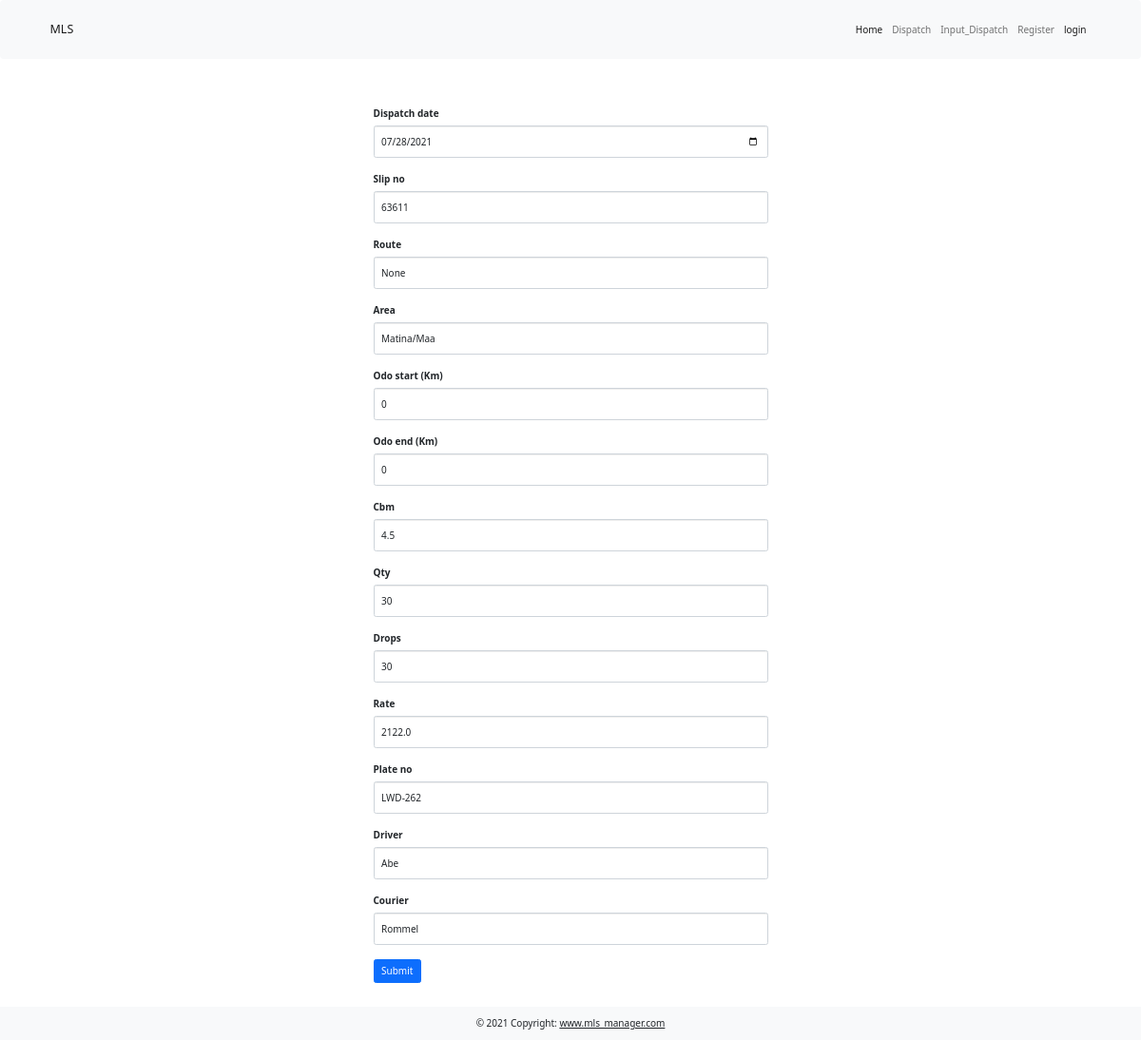
/edit_dispatch/3, run on an earlier commit of the app's database.
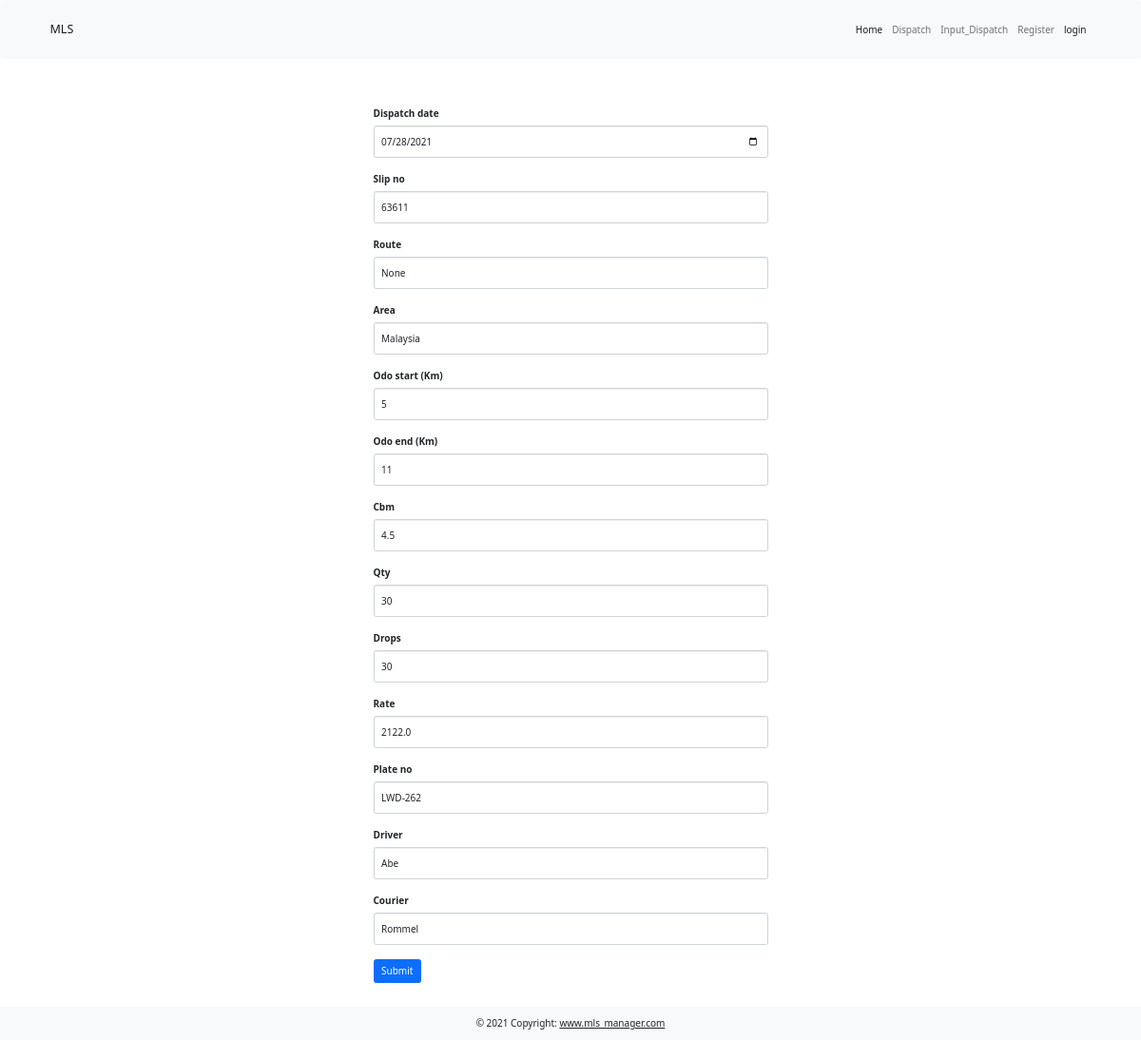
And on a later commit of the database.
### main.py (models this page shows)
class Dispatch(UserMixin, db.Model):
    __tablename__ = "dispatch"
    id = db.Column(db.Integer, primary_key=True)
    dispatch_date = db.Column(db.String(100), nullable=False)
    slip_no = db.Column(db.String(100), nullable=False)
    route = db.Column(db.String(100), nullable=False)
    area = db.Column(db.String(250))
    odo_start = db.Column(db.Integer)
    odo_end = db.Column(db.Integer)
    km = db.Column(db.Float(precision=2))
    cbm = db.Column(db.String(100), nullable=False)
    qty = db.Column(db.String(100), nullable=False)
    drops = db.Column(db.String(100), nullable=False)
    rate = db.Column(db.String(100), nullable=False)
    plate_no = db.Column(db.String(100), nullable=False)
    driver = db.Column(db.String(100), nullable=False)
    courier = db.Column(db.String(100), nullable=False)
    encoded_on = db.Column(db.String(100), nullable=False)
    encoded_by = db.Column(db.String(100))
    encoder_id = db.Column(db.Integer, db.ForeignKey("users.id"))
    encoder = relationship("User", back_populates="dispatch")
    invoice_no = db.Column(db.String(100))

### main.py (the view, shortened to what this page needs)
@app.route("/edit_dispatch/<int:dispatch_id>", methods=["Get", "Post"])
def edit_dispatch(dispatch_id):
    dispatch_to_edit = Dispatch.query.get(dispatch_id)
    edit_form = DispatchForm(
        dispatch_date=datetime.strptime(dispatch_to_edit.dispatch_date, "%Y-%m-%d"),
        slip_no=dispatch_to_edit.slip_no,
        route=dispatch_to_edit.route,
        area=dispatch_to_edit.area,
        odo_start=dispatch_to_edit.odo_start,
        odo_end=dispatch_to_edit.odo_end,
        cbm=dispatch_to_edit.cbm,
        qty=dispatch_to_edit.qty,
        drops=dispatch_to_edit.drops,
        rate=dispatch_to_edit.rate,
        plate_no=dispatch_to_edit.plate_no,
        driver=dispatch_to_edit.driver,
        courier=dispatch_to_edit.courier,
    )
    return render_template("input_dispatch.html", form=edit_form)

### forms.py
class DispatchForm(FlaskForm):
    dispatch_date = DateField("Dispatch date", validators=[DataRequired()])
    slip_no = StringField("Slip no", validators=[DataRequired()])
    route = StringField("Route")
    area = StringField("Area", validators=[DataRequired()])
    odo_start = IntegerField("Odo start (Km)")
    odo_end = IntegerField("Odo end (Km)")
    cbm = FloatField("Cbm", validators=[DataRequired()])
    qty = IntegerField("Qty", validators=[DataRequired()])
    drops = IntegerField("Drops", validators=[DataRequired()])
    rate = FloatField("Rate", validators=[DataRequired()])
    plate_no = StringField("Plate no", validators=[DataRequired()])
    driver = StringField("Driver", validators=[DataRequired()])
    courier = StringField("Courier", validators=[DataRequired()])
    submit = SubmitField("Submit")

### templates/input_dispatch.html (shortened to what this page needs)
{% extends 'bootstrap/base.html' %}
{% import "bootstrap/wtf.html" as wtf %}
{% block content%}
    {% include 'header.html' %}
    <div class="container mb-5">
        <div class="row justify-content-center">
            <div class="col col-lg-5 col-md-8 px-5 g-5 m-5">
                {{ wtf.quick_form(form, novalidate=True, button_map={"submit": "primary"}) }}
            </div>
        </div>
    </div>
 {% include 'footer.html' %}
{% endblock%}

### templates/header.html (shortened to what this page needs)
{% extends 'bootstrap/base.html' %}
{% block styles %}
    {{super()}}
    <link href="{{ url_for('static', filename='css/bootstrap.min.css') }}" rel="stylesheet" type="text/css">
{% endblock %}
{% block content %}
  <nav class="navbar navbar-expand-sm navbar-light bg-light">
  <div class="container-md d-flex align-items-center">
    <a class="navbar-brand d-flex align-items-center" href="#">MLS</a>
    <div class="collapse navbar-collapse" id="navbarTogglerDemo02">
      <ul class="navbar-nav ms-auto mb-2 mb-lg-0">
        <li class="nav-item">
          <a class="nav-link active" aria-current="page" href="{{ url_for('home') }}">Home</a>
        </li>
          <li class="nav-item">
            <a class="nav-link" href="{{ url_for('dispatch') }}">Dispatch</a>
          </li>
          <li class="nav-item">
            <a class="nav-link" href="{{ url_for('input_dispatch') }}">Input_Dispatch</a>
          </li>
        {% if current_user.is_authenticated %}
          <li class="nav-item">
            <a class="nav-link" href="#">Maintenance</a>
          </li>
          <li class="nav-item">
            <a class="nav-link" href="#">Admin</a>
          </li>
          <li class="nav-item">
            <a class="nav-link" href="{{ url_for('logout') }}">logout</a>
          </li>
        {% else %}
          <li class="nav-item">
            <a class="nav-link" href="{{ url_for('register') }}">Register</a>
          </li>
          <li class="nav-item">
            <a class="nav-link active" aria-current="page" href="{{ url_for('login') }}">login</a>
          </li>
        {% endif %}
      </ul>
    </div>
  </div>
  </nav>
{% endblock %}

### templates/footer.html (shortened to what this page needs)
{% extends 'bootstrap/base.html' %}
{% block styles %}
    {{super()}}
    <link href="{{ url_for('static', filename='css/bootstrap.min.css') }}" rel="stylesheet" type="text/css">
    <link href="{{ url_for('static', filename='css/styles.css') }}" rel="stylesheet" type="text/css">
{% endblock %}
{% block content %}
  <footer class="bg-light text-center text-lg-start fixed-bottom">
  <div class="text-center p-3">
    © 2021 Copyright:
    <a class="text-dark" href="#">www.mls_manager.com</a>
  </div>
</footer>
{% endblock %}

What changed in the data, as far as the page shows it:
changed Dispatch "None": area "Matina/Maa" → "Malaysia"; odo_start "0" → "5"; odo_end "0" → "11"
